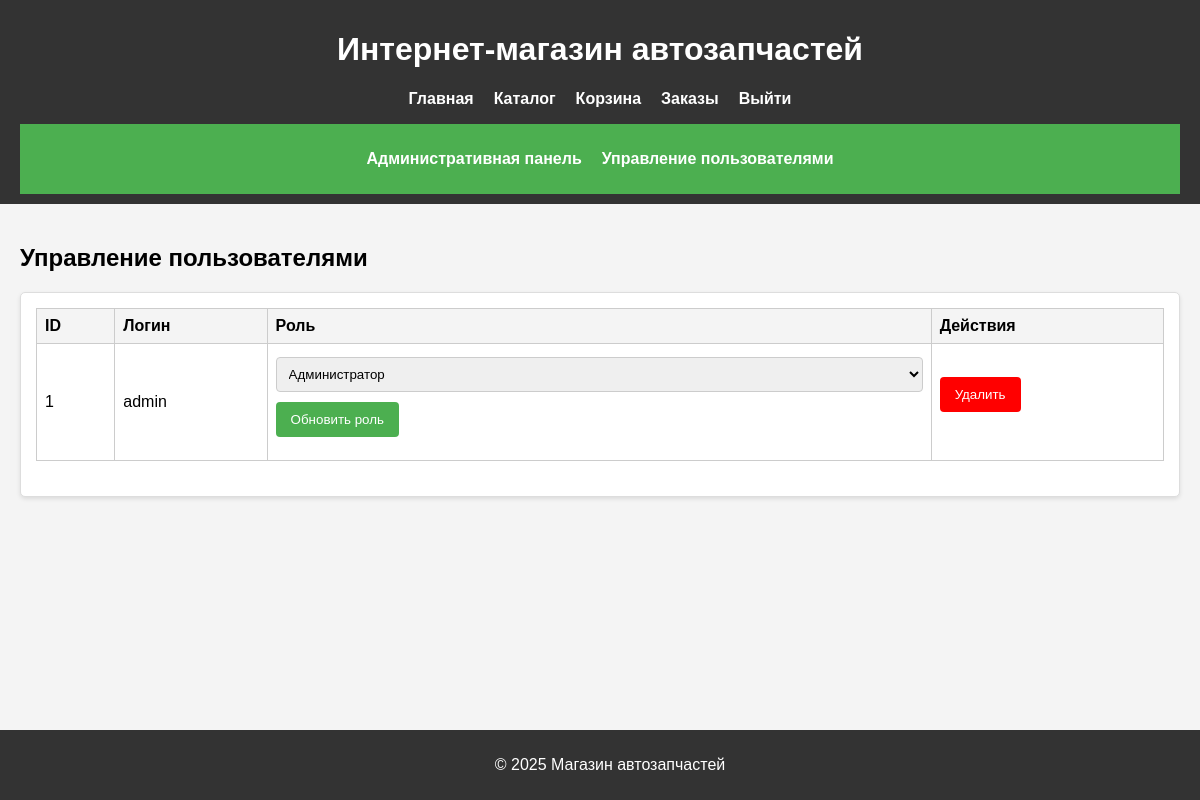
The page /manage_users (signed in) on the database as committed earlier.
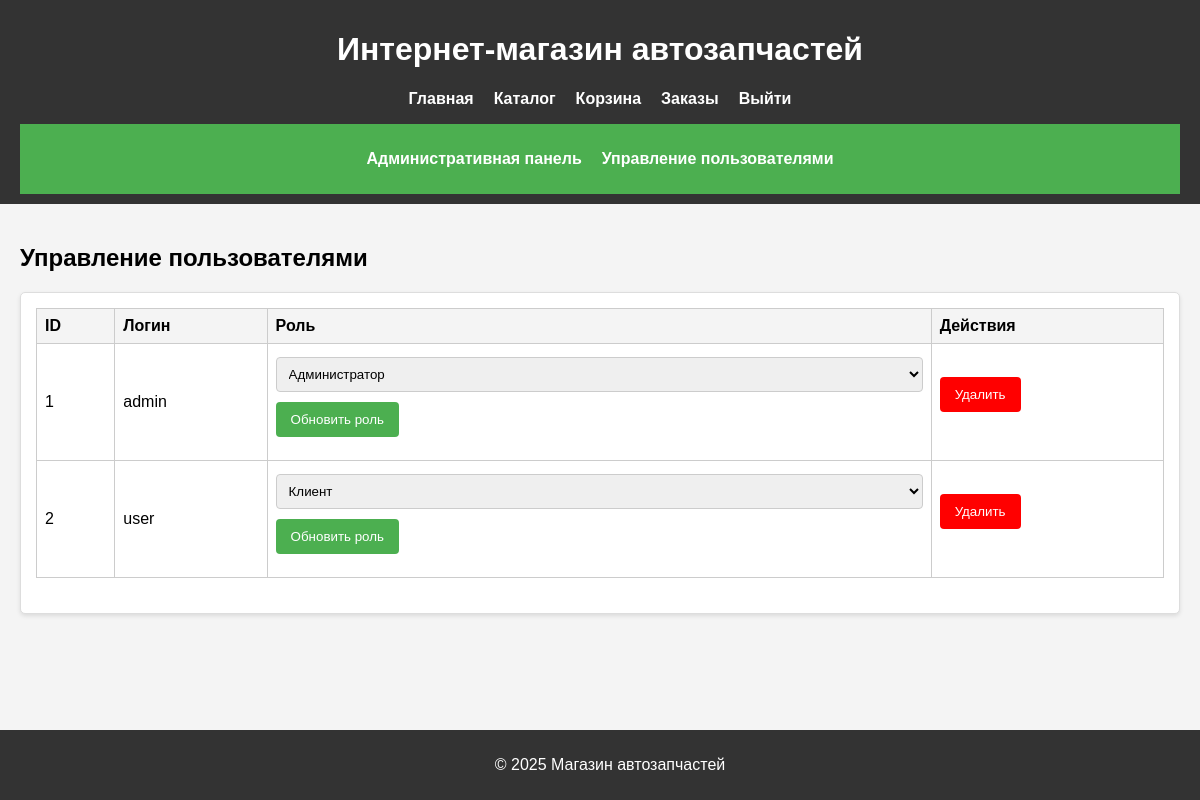
The same page on the database as committed later.
### tables this page shows
CREATE TABLE Users (
                UserID INTEGER PRIMARY KEY AUTOINCREMENT,
                Login TEXT UNIQUE,
                PasswordHash TEXT,
                Role TEXT CHECK(Role IN ('client', 'admin')) DEFAULT 'client'
            );

### app.py (the view)
@app.route('/manage_users')
def manage_users():
    if session.get('role') != 'admin':
        flash('Доступ запрещен!', 'error')
        return redirect(url_for('home'))
    try:
        conn = get_db_connection()
        users = conn.execute("SELECT * FROM Users").fetchall()
        conn.close()
        return render_template('manage_users.html', users=users)
    except sqlite3.Error as e:
        flash(f'Ошибка базы данных: {e}', 'error')
        return redirect(url_for('home'))

### app.py (called while the page is built)
def get_db_connection():
    conn = sqlite3.connect(DATABASE)
    conn.row_factory = sqlite3.Row
    return conn

### templates/manage_users.html
{% extends "index.html" %}
{% block content %}
<h2>Управление пользователями</h2>
<div class="admin-sections">
    <table>
        <thead>
            <tr>
                <th>ID</th>
                <th>Логин</th>
                <th>Роль</th>
                <th>Действия</th>
            </tr>
        </thead>
        <tbody>
            {% for user in users %}
            <tr>
                <td>{{ user.UserID }}</td>
                <td>{{ user.Login }}</td>
                <td>
                    <form action="{{ url_for('update_user_role', user_id=user.UserID) }}" method="POST">
                        <select name="role">
                            <option value="client" {% if user.Role == 'client' %}selected{% endif %}>Клиент</option>
                            <option value="admin" {% if user.Role == 'admin' %}selected{% endif %}>Администратор</option>
                        </select>
                        <button type="submit">Обновить роль</button>
                    </form>
                </td>
                <td>
                    <form action="{{ url_for('delete_user', user_id=user.UserID) }}" method="POST"
                          onsubmit="return confirm('Вы уверены, что хотите удалить этого пользователя?');">
                        <button type="submit", class="color1">Удалить</button>
                    </form>
                </td>
            </tr>
            {% endfor %}
        </tbody>
    </table>
    {% endblock %}

Rows that differ between the two databases and show on the page:
added Users: UserID "2", Login "user", role "Клиент"
